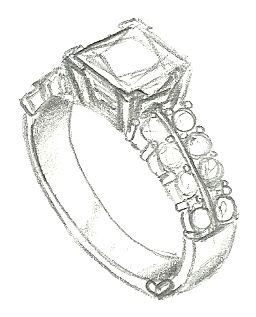
#> input picture test images/ring.png, 256 x 317 px, found by its file name
$ python debug_pipeline.py
#> lines starting #> are read from the running program, lines starting #| are printed output that depends on the picture; after the words box and inside, x2 and y2 are one past the last pixel; in counts of white or black regions, pixels touching at a corner belong together
### contour_processor.py
# contour_processor.py
import cv2
import numpy as np
from scipy import interpolate

class ContourProcessor:
    def __init__(self, min_contour_length=50, epsilon_factor=0.01):
        self.min_contour_length = min_contour_length
        self.epsilon_factor = epsilon_factor

    def detect_contours(self, binary_image):
        contours, hierarchy = cv2.findContours(
            binary_image, cv2.RETR_TREE, cv2.CHAIN_APPROX_SIMPLE
        )

        print(f"Found {len(contours)} contours initially")

        # Filter small contours
        filtered_contours = [
            cnt for cnt in contours
            if cv2.arcLength(cnt, True) > self.min_contour_length
        ]

        print(f"After filtering: {len(filtered_contours)} contours")
        return filtered_contours

    def refine_contours(self, contours):
        refined_contours = []
        for i, contour in enumerate(contours):
            # Approximate contour with fewer points
            epsilon = self.epsilon_factor * cv2.arcLength(contour, True)
            approx = cv2.approxPolyDP(contour, epsilon, True)

            # Only keep contours with enough points
            if len(approx) >= 3:
                refined_contours.append(approx)

        print(f"After refinement: {len(refined_contours)} contours")
        return refined_contours

    def vectorize_contours(self, contours):
        vector_curves = []

        for i, contour in enumerate(contours):
            points = contour.reshape(-1, 2)
            if len(points) >= 3:  # Ensure we have at least 3 points
                # Check if contour is closed (first and last points are close)
                if np.linalg.norm(points[0] - points[-1]) < 10:
                    is_closed = True
                else:
                    is_closed = False

                curve = {
                    "type": "polyline",
                    "points": points.tolist(),
                    "is_closed": is_closed,
                    "contour_index": i
                }
                vector_curves.append(curve)
                print(f"Contour {i}: {len(points)} points, closed: {is_closed}")

        print(f"Vectorized {len(vector_curves)} curves")
        return vector_curves

### cad_generator.py
# cad_generator.py
import numpy as np
import trimesh
from shapely.geometry import Polygon, LinearRing

class CADGenerator:
    def __init__(self):
        pass

    def create_cad_geometry(self, vector_curves):
        # Convert vector curves to polygons
        polygons = []

        for curve in vector_curves:
            if curve["type"] == "polyline" and len(curve["points"]) > 2:
                try:
                    points = np.array(curve["points"])
                    polygon = Polygon(points)
                    if polygon.is_valid and not polygon.is_empty:
                        polygons.append(polygon)
                except Exception as e:
                    print(f"Warning: Could not create polygon from curve: {e}")
                    continue

        return polygons

    # [91 lines left out: functions extrude_to_3d, create_simple_extrusion, create_simple_fallback, not called in this run]

### debug_pipeline.py
# debug_pipeline.py
import cv2
import numpy as np
import matplotlib.pyplot as plt
from contour_processor import ContourProcessor
from cad_generator import CADGenerator
import os

def debug_image_processing(image_path):
#> called with image_path = 'test_images/ring.png'
    print(f"Debugging: {image_path}")

    # Load image
    image = cv2.imread(image_path)
#> image is the input picture: shape (317, 256, 3); mean B, G, R 237.3, 238.9, 238.7
    if image is None:
        print(f"ERROR: Could not load image from {image_path}")
        return

    print(f"Image shape: {image.shape}")
#| Image shape: (317, 256, 3)

    # Preprocess
    gray = cv2.cvtColor(image, cv2.COLOR_BGR2GRAY)
    blurred = cv2.GaussianBlur(gray, (5, 5), 0)
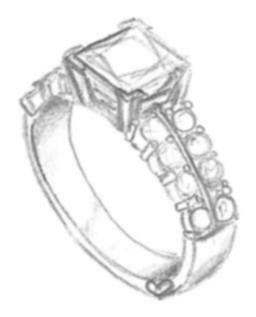
#> blurred: shape (317, 256); min 97, max 255, mean 238.7
    clahe = cv2.createCLAHE(clipLimit=2.0, tileGridSize=(8, 8))
    enhanced = clahe.apply(blurred)
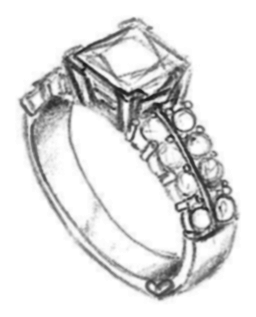
#> enhanced: shape (317, 256); min 25, max 255, mean 225.1
    _, binary = cv2.threshold(enhanced, 0, 255, cv2.THRESH_BINARY + cv2.THRESH_OTSU)
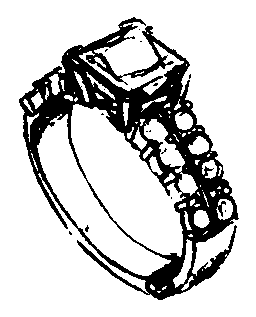
#> binary: shape (317, 256); 79.5% white; 15 black regions (14 under 20 px), largest, box (x1, y1, x2, y2) and area: (19, 17, 239, 300) 16575

    kernel = np.ones((3, 3), np.uint8)
    cleaned = cv2.morphologyEx(binary, cv2.MORPH_CLOSE, kernel)
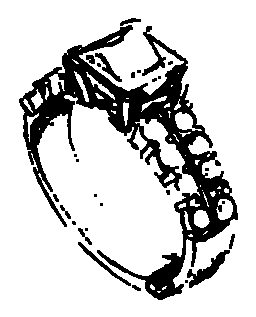
#> cleaned: shape (317, 256); 80.8% white; 27 black regions (15 under 20 px), largest, box (x1, y1, x2, y2) and area: (19, 25, 238, 300) 14055, (187, 250, 230, 288) 497, (78, 242, 131, 286) 254
    cleaned = cv2.morphologyEx(cleaned, cv2.MORPH_OPEN, kernel)
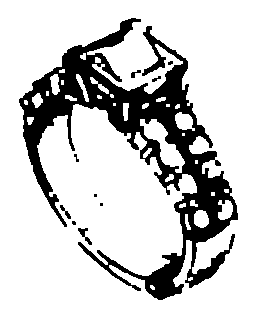
#> cleaned: shape (317, 256); 79.7% white; 10 black regions (4 under 20 px)

    # Show preprocessing steps
    plt.figure(figsize=(15, 5))

    plt.subplot(1, 4, 1)
    plt.imshow(cv2.cvtColor(image, cv2.COLOR_BGR2RGB))
    plt.title("Original")

    plt.subplot(1, 4, 2)
    plt.imshow(binary, cmap='gray')
    plt.title("Binary")

    plt.subplot(1, 4, 3)
    plt.imshow(cleaned, cmap='gray')
    plt.title("Cleaned")

    # Process contours
    processor = ContourProcessor()
    contours = processor.detect_contours(cleaned)
#> in detect_contours, `contours, hierarchy = cv2.findContours( binary_image, cv2.RETR_TREE, c..`: contours = 49 contours, 18 with area under 20; largest, box (x1, y1, x2, y2) and area: (0, 0, 256, 317) 80580, (18, 17, 239, 301) 20137, (140, 119, 185, 173) 808, (175, 112, 195, 131) 228, (194, 210, 209, 228) 194
#| Found 49 contours initially
#> in detect_contours, `filtered_contours = [ cnt for cnt in contours if cv2.arcLength(cnt, Tr..`: filtered_contours = 9 contours; largest, box (x1, y1, x2, y2) and area: (0, 0, 256, 317) 80580, (18, 17, 239, 301) 20137, (140, 119, 185, 173) 808, (175, 112, 195, 131) 228, (194, 210, 209, 228) 194
#| After filtering: 9 contours
#> contours has the same summary as filtered_contours in detect_contours
    refined = processor.refine_contours(contours)
#> the loop in refine_contours, `for i, contour in enumerate(contours):` made 9 passes
#> epsilon on passes 2 to 9: 27.01, 0.532, 0.732, 1.9, 0.68, 0.569, 0.663, 0.524
#> (epsilon, approx) on pass 1: (11.42, [[0, 0], [0, 316], [255, 316], [255, 0]])
#> after the loop in refine_contours, `for i, contour in enumerate(contours):`: refined_contours = 9 contours; largest, box (x1, y1, x2, y2) and area: (0, 0, 256, 317) 80580, (18, 17, 239, 301) 21551, (140, 119, 185, 173) 802, (175, 112, 195, 131) 230, (194, 210, 209, 228) 195
#| After refinement: 9 contours
#> refined has the same summary as refined_contours in refine_contours
    curves = processor.vectorize_contours(refined)
#> the loop in vectorize_contours, `for i, contour in enumerate(contours):` made 9 passes
#> (points, is_closed) on pass 1: ([[0, 0], [0, 316], [255, 316], [255, 0]], False)
#| Contour 0: 4 points, closed: False
#| Contour 1: 21 points, closed: False
#| Contour 2: 13 points, closed: True
#| Contour 3: 16 points, closed: True
#| Contour 4: 21 points, closed: True
#| Contour 5: 15 points, closed: True
#| Contour 6: 19 points, closed: True
#| Contour 7: 13 points, closed: True
#> (further printed lines are left out)
#> after the loop in vectorize_contours, `for i, contour in enumerate(contours):`: vector_curves = 9 items
#| Vectorized 9 curves
#> curves = 9 items

    # Draw contours
    contour_img = image.copy()
    for i, contour in enumerate(refined):
        color = (0, 255, 0) if i == 0 else (0, 0, 255)  # First contour green, others red
        cv2.drawContours(contour_img, [contour], -1, color, 2)
#> this loop made 9 passes
#> color on passes 2 to 9: (0, 0, 255), (0, 0, 255), (0, 0, 255), (0, 0, 255), (0, 0, 255), (0, 0, 255), (0, 0, 255), (0, 0, 255)
#> (contour, color) on pass 1: ([[0, 0], [0, 316], [255, 316], [255, 0]], (0, 255, 0))
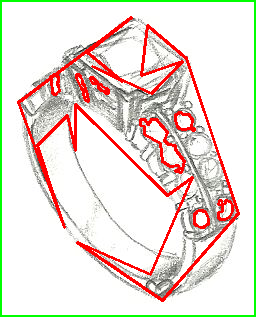
#> contour_img: shape (317, 256, 3); 10.01% of pixels changed, all inside (x1, y1, x2, y2) = (0, 0, 256, 317)

    plt.subplot(1, 4, 4)
    plt.imshow(cv2.cvtColor(contour_img, cv2.COLOR_BGR2RGB))
    plt.title("Contours")

    plt.tight_layout()
    plt.savefig("debug_preprocessing.png")
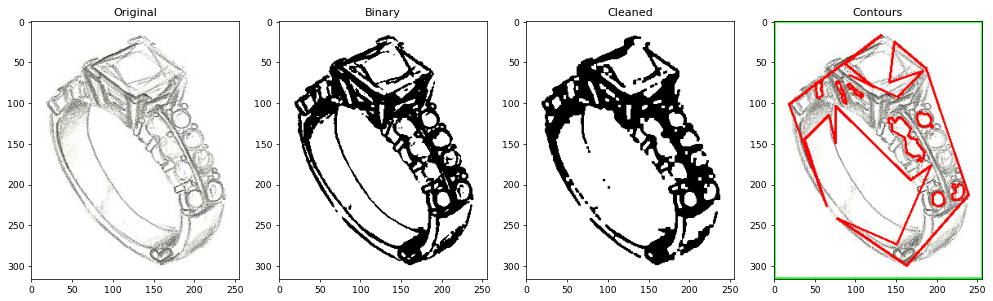
#> figure drawn by matplotlib, 4 panels
    plt.show()

    # Try to create CAD geometry
    cad_gen = CADGenerator()
    polygons = cad_gen.create_cad_geometry(curves)
#> the loop in create_cad_geometry, `for curve in vector_curves:` made 9 passes
#> after the loop in create_cad_geometry, `for curve in vector_curves:`: polygons = 7 items
#> polygons = 7 items

    print(f"Created {len(polygons)} polygons")
#| Created 7 polygons
    for i, poly in enumerate(polygons):
        print(f"Polygon {i}: area={poly.area:.2f}, valid={poly.is_valid}")
#> this loop made 7 passes
#| Polygon 0: area=80580.00, valid=True
#| Polygon 1: area=195.00, valid=True
#| Polygon 2: area=193.00, valid=True
#| Polygon 3: area=802.50, valid=True
#| Polygon 4: area=230.50, valid=True
#| Polygon 5: area=100.50, valid=True
#| Polygon 6: area=124.00, valid=True

    return len(polygons) > 0

if __name__ == "__main__":
    # Test with your images
    images = ["test_images/ring.png", "test_images/pendant.png"]

    for img_path in images:
        if os.path.exists(img_path):
            success = debug_image_processing(img_path)
#> success = True
            print(f"{img_path}: {'SUCCESS' if success else 'FAILED'}")
#| test_images/ring.png: SUCCESS
        else:
            print(f"File not found: {img_path}")
#> pass 2 of the loop `for img_path in images:`:
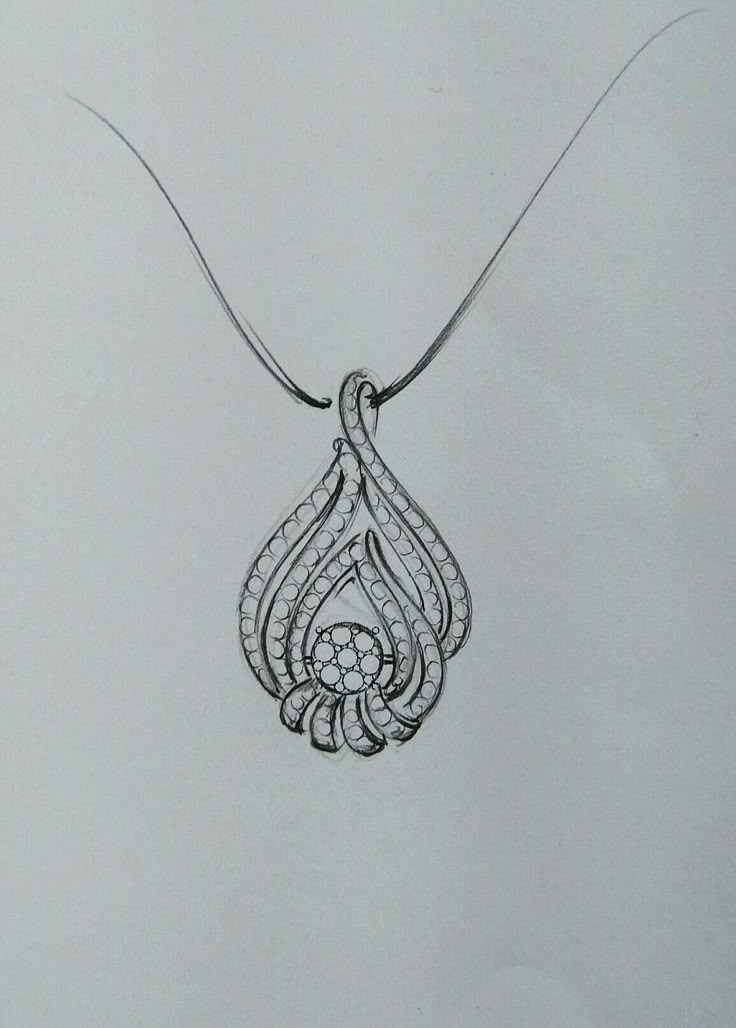
#> input picture test images/pendant.png, 736 x 1028 px, found by its file name
#> in debug_image_processing, image is the input picture: shape (1028, 736, 3); mean B, G, R 178.5, 177.2, 170
#| Image shape: (1028, 736, 3)
#> gray: shape (1028, 736)
#> blurred: shape (1028, 736)
#> enhanced: shape (1028, 736)
#> in debug_image_processing (call 2), `_, binary = cv2.threshold(enhanced, 0, 255, cv2.THRESH_BINARY + cv2.TH..`:
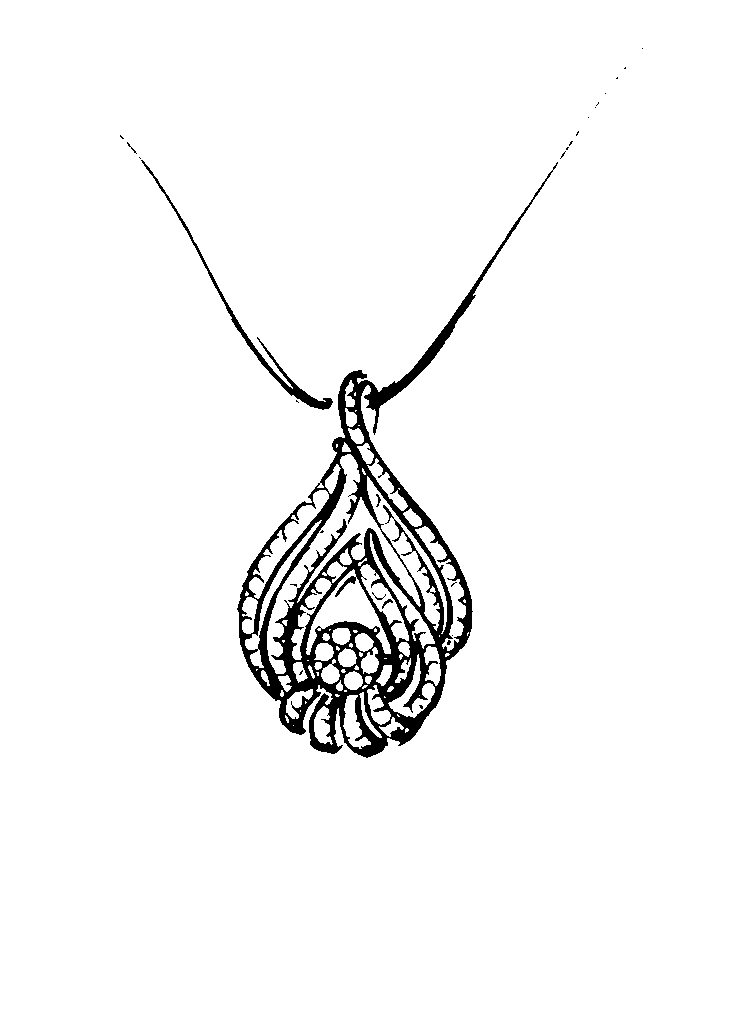
#> binary: shape (1028, 736); 96.4% white; 27 black regions (21 under 20 px), largest, box (x1, y1, x2, y2) and area: (237, 162, 558, 758) 25607, (141, 160, 333, 410) 1513, (382, 599, 393, 609) 36, (376, 494, 381, 507) 28, (372, 592, 386, 600) 24, (127, 142, 137, 154) 21
#> in detect_contours (call 2), `contours, hierarchy = cv2.findContours( binary_image, cv2.RETR_TREE, c..`: contours = 57 contours, 16 with area under 20; largest, box (x1, y1, x2, y2) and area: (0, 0, 736, 1028) 754845, (237, 255, 497, 758) 38417, (345, 408, 466, 651) 2679, (306, 570, 391, 655) 2295, (370, 541, 441, 717) 2132
#| Found 57 contours initially
#> filtered_contours = 19 contours; largest, box (x1, y1, x2, y2) and area: (0, 0, 736, 1028) 754845, (237, 255, 497, 758) 38417, (345, 408, 466, 651) 2679, (306, 570, 391, 655) 2295, (370, 541, 441, 717) 2132
#| After filtering: 19 contours
#> in debug_image_processing (call 2), `contours = processor.detect_contours(cleaned)`: contours has the same summary as filtered_contours in detect_contours
#> the loop in refine_contours (call 2), `for i, contour in enumerate(contours):` made 19 passes
#> epsilon on passes 2 to 9: 0.917, 1.35, 3.45, 42.35, 1.01, 1.45, 1.07, 1.15
#> after the loop in refine_contours (call 2), `for i, contour in enumerate(contours):`: refined_contours = 19 contours; largest, box (x1, y1, x2, y2) and area: (0, 0, 736, 1028) 754845, (242, 255, 496, 752) 35779, (345, 408, 466, 651) 2690, (307, 570, 391, 655) 2101, (370, 541, 440, 717) 1570
#| After refinement: 19 contours
#> refined has the same summary as refined_contours in refine_contours
#> the loop in vectorize_contours (call 2), `for i, contour in enumerate(contours):` made 19 passes
#> (points, is_closed) on pass 1: ([[0, 0], [0, 1027], [735, 1027], [735, 0]], False)
#> (printed output is left out)
#| Vectorized 19 curves
#> curves = 19 items
#> the loop in debug_image_processing (call 2), `for i, contour in enumerate(refined):` made 19 passes
#> in debug_image_processing (call 2), `plt.savefig("debug_preprocessing.png")`:
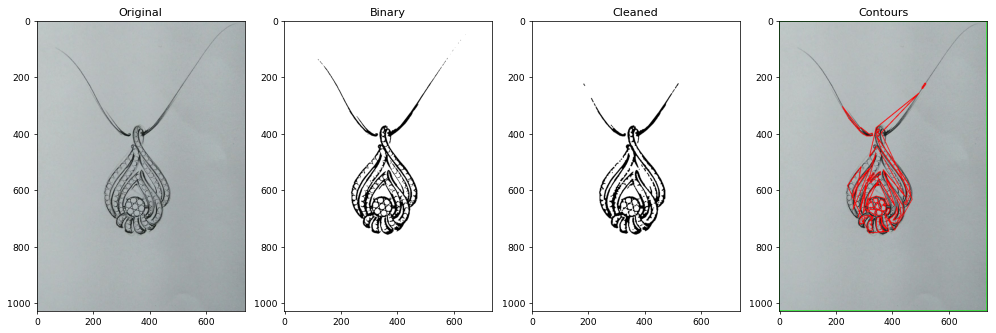
#> figure drawn by matplotlib, 4 panels
#> the loop in create_cad_geometry (call 2), `for curve in vector_curves:` made 19 passes
#> in debug_image_processing (call 2), `polygons = cad_gen.create_cad_geometry(curves)`: polygons = 18 items
#| Created 18 polygons
#> the loop in debug_image_processing (call 2), `for i, poly in enumerate(polygons):` made 18 passes
#| Polygon 0: area=754845.00, valid=True
#| Polygon 1: area=195.00, valid=True
#| Polygon 2: area=373.00, valid=True
#| Polygon 3: area=1066.50, valid=True
#| Polygon 4: area=420.50, valid=True
#> (further printed lines are left out)
#| test_images/pendant.png: SUCCESS
